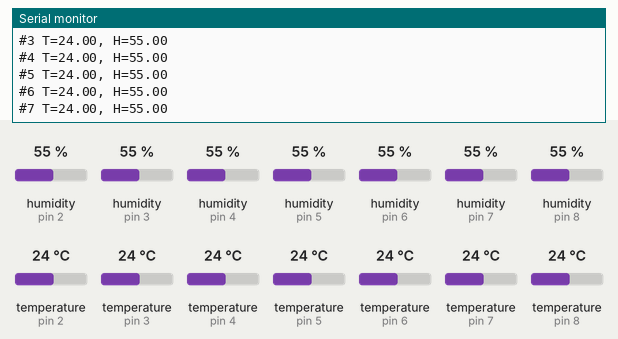
Recording of a sketch running on a simulated Arduino Uno, built with avr-gcc and run on an emulated ATmega328P. Shown: the last lines printed to the serial monitor. The test bench sets the inputs (shaded band); at power-on: humidity (sensors on pin 2, pin 3, pin 4, pin 5, pin 6, pin 7, pin 8) 55 %, temperature (sensors on pin 2, pin 3, pin 4, pin 5, pin 6, pin 7, pin 8) 24 °C.

Above: at 3.7 s.
3.8 s: humidity (sensor on pin 2) set to 22 %
14.1 s: humidity (sensor on pin 3) set to 22 %
19.8 s: humidity (sensor on pin 4) set to 22 %
25.5 s: humidity (sensor on pin 5) set to 22 %
31.2 s: humidity (sensor on pin 6) set to 22 %
At 34.0 s:
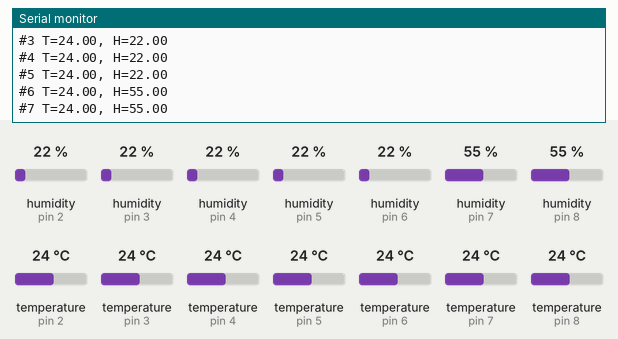
36.9 s: humidity (sensor on pin 7) set to 22 %
At 39.0 s:
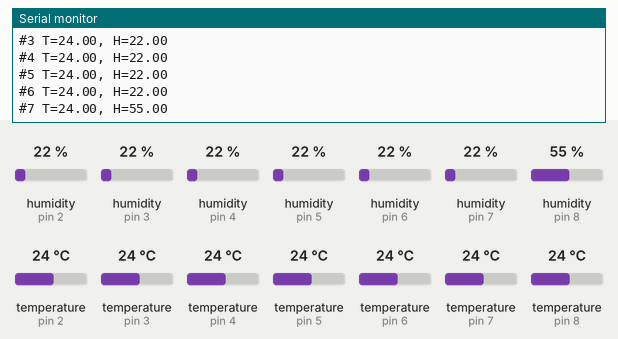
Timing chart, 0 to 40.5 s (numbered marks = the images above; inputs shaded):
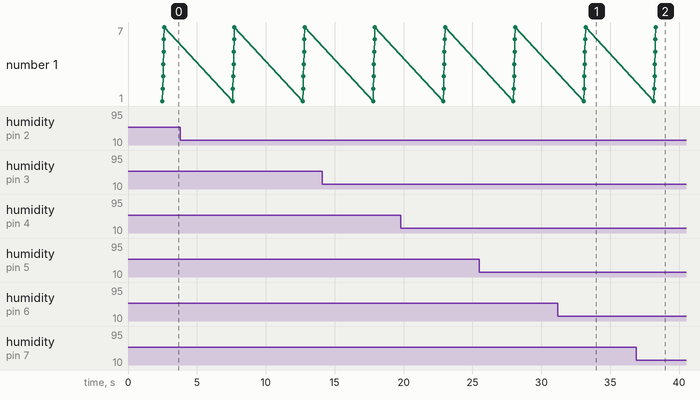

The sketch:

DHT22-Multiple-test.ino
```cpp
#include <DHT.h>

#define DHT_COUNT 7
DHT* sensors[DHT_COUNT] = {
	new DHT(2, DHT22),
	new DHT(3, DHT22),
	new DHT(4, DHT22),
	new DHT(5, DHT22),
	new DHT(6, DHT22),
	new DHT(7, DHT22),
	new DHT(8, DHT22),
};

void setup()
{
	Serial.begin(9600);
	for (int i = 0; i < DHT_COUNT; i++)
	{
		sensors[i]->begin();	// Start sensors.
	}
	delay(2500);
}

void loop()
{
	for (int i = 0; i < DHT_COUNT; i++)
	{
		Serial.print("#");
		Serial.print(i + 1);
		Serial.print(" T=");
		Serial.print(sensors[i]->readTemperature());
		Serial.print(", H=");
		Serial.println(sensors[i]->readHumidity());
	}
	delay(5000);
	Serial.println("== == ==");
}
```

Measured:
- after the input at 31.2 s, the serial monitor: prints a new line after 2.0 s (image 1)
- after the input at 36.9 s, the serial monitor: prints a new line after 1.4 s (image 2)
